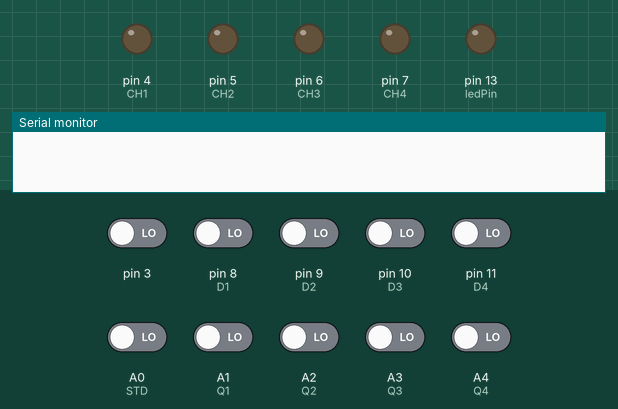
Simulated run of this sketch. Board: Arduino Uno, built with avr-gcc and run on an emulated ATmega328P. Parts: output pins drawn as LEDs (lit = HIGH), the last lines printed to the serial monitor. The inputs (shaded band) are chosen by the test bench; at power-on: A0 (STD), A1 (Q1), A2 (Q2), A3 (Q3), A4 (Q4), pin 3, pin 8 (D1), pin 9 (D2), pin 10 (D3), pin 11 (D4) LOW.

Above: at 1.2 s.
1.3 s: pin 3 driven HIGH
At 1.45 s:
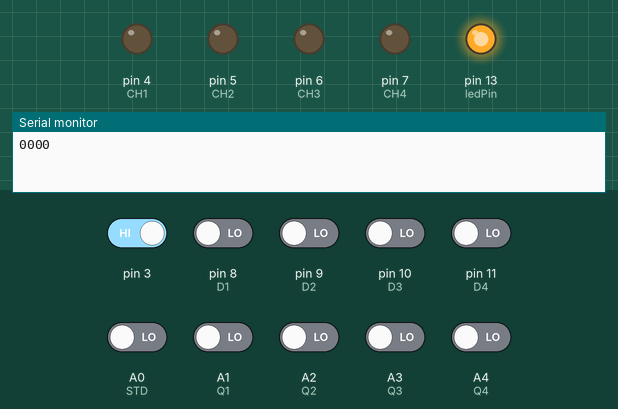
3.1 s: A0 (STD) driven HIGH
Timing chart, 0 to 6.1 s (numbered marks = the images above; inputs shaded):
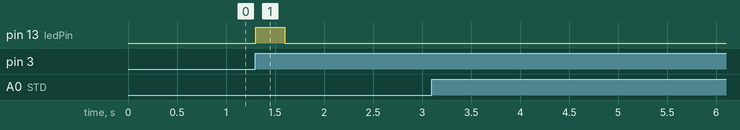

The sketch:

dtmf_remotechRelay-02.ino
```cpp
#include <FlexiTimer2.h>

int OT1;
int OT2;
int OT3;
int OT4;

int STD = A0;
int Q1 = A1;
int Q2 = A2;
int Q3 = A3;
int Q4 = A4;

int CH1 = 4;
int CH2 = 5;
int CH3 = 6;
int CH4 = 7;

unsigned char Q_dat = 0x00;
unsigned char STDat_cnt = 0x00;
unsigned char Decod_finished = 0x00;

/*The following four pins is matching to the four buttons on the remotecontroller 315MHz(SKU:FIT0355))*/
/*以下四个管脚定义，对应遥控器上的四个按键(遥控器为推荐的无线遥控器315MHz(SKU:FIT0355))*/
int D1 = 8;    //Decode pin 1 解码芯片数字输出管脚1
int D2 = 9;    //Decode pin 2 解码芯片数字输出管脚2
int D3 = 10;   //Decode pin 3 解码芯片数字输出管脚3
int D4 = 11;   //Decode pin 4 解码芯片数字输出管脚4
int ledPin = 13;   //接收指示灯

volatile int state = LOW;
//Check once every 5 ms

int delay_time = 800;//500 ms

void dtmf_decode(void)
{

   int STD_State = 0;
   int IO_State = 0;

    STD_State = digitalRead(STD);

    //STD  Rising edge
    if(STD_State) {if(STDat_cnt < 100) STDat_cnt ++;}  else STDat_cnt = 0;

    if(STDat_cnt==3)//Pulse width greater than 15MS
   {
    Q_dat = 0x00;

    IO_State = digitalRead(Q1);
    if(IO_State) Q_dat = 0x01;

    IO_State = digitalRead(Q2);
    if(IO_State) Q_dat |= 0x02;

    IO_State = digitalRead(Q3);
    if(IO_State) Q_dat |= 0x04;

    IO_State = digitalRead(Q4);
    if(IO_State) Q_dat |= 0x08;

    Decod_finished = 0xff;//Complete the decoding

   }

}

void setup()
{
   // initialize the DTMF Decoding module as an output.
    pinMode(STD, INPUT);
    pinMode(Q1, INPUT);
    pinMode(Q2, INPUT);
    pinMode(Q3, INPUT);
    pinMode(Q4, INPUT);

    pinMode(CH1, OUTPUT);
    pinMode(CH2, OUTPUT);
    pinMode(CH3, OUTPUT);
    pinMode(CH4, OUTPUT);

    digitalWrite(CH1, LOW);
    digitalWrite(CH2, LOW);
    digitalWrite(CH3, LOW);
    digitalWrite(CH4, LOW);

    Serial.begin(9600);

      pinMode(D4, INPUT);  //Initialize input pin, for decoder output 分别初始化为输入端口，读取解码芯片输出管脚的电平
      pinMode(D2, INPUT);
      pinMode(D1, INPUT);
      pinMode(D3, INPUT);
      pinMode(ledPin, OUTPUT);
      attachInterrupt(1,blink,RISING); //Brake out 数字口3，中断1，对应解码芯片的接收中断管脚
      digitalWrite(ledPin, LOW);


   //Enable Timer2
   FlexiTimer2::set(5, 1.0/1000, dtmf_decode); // call every 5 1ms "ticks"
   FlexiTimer2::start();
}

void loop()
{

if(state!=LOW)    //If receive command from remote controller 如果接收到遥控器的命令，则进入该语句
     {
       state=LOW;
       delay(1);   //Wait tail the level is stable 适当延时，等待管脚电平稳定
       digitalWrite(ledPin, HIGH);


       Serial.print(digitalRead(D4));  //Read the decoded level and print them out 分别读取解码芯片输出管脚的电平，并打印出来
       Serial.print(digitalRead(D2));
       Serial.print(digitalRead(D1));
       Serial.println(digitalRead(D3) );

       OT1=digitalRead(D4);
       OT2=digitalRead(D2);
       OT3=digitalRead(D1);
       OT4=digitalRead(D3);

       if (OT1==1)
{
  digitalWrite(CH1, HIGH);
 }

if (OT1==0 && OT2==1 && OT3==0 && OT4==0)
{
  digitalWrite(CH2, HIGH);
 }


if (OT1==0 && OT2==0 && OT3==1 && OT4==0)
{
  digitalWrite(CH3, HIGH);
 }

       if (OT1==0 && OT2==0 && OT3==0 && OT4==1)
{
  digitalWrite(CH1, LOW);
  digitalWrite(CH2, LOW);
  digitalWrite(CH3, LOW);
  digitalWrite(CH4, LOW);
 }
  delay(300);
       digitalWrite(ledPin, LOW);
 Serial.println(digitalRead(OT1));
  Serial.println(digitalRead(OT2));
  Serial.println(digitalRead(OT3));
  Serial.println(digitalRead(OT4));
     }
  //Complete the decoding
 if(Decod_finished)
 {
  Decod_finished = 0;

   switch(Q_dat){
    case 1 : Serial.print(" Activate : Channel 1 ON\n" ); digitalWrite(CH1, HIGH); OT1=1;break;
    case 2 : Serial.print(" Activate : Channel 2 ON\n" ); digitalWrite(CH2, HIGH); OT2=1;break;
    case 3 : Serial.print(" Activate : Channel 3 ON\n" ); digitalWrite(CH3, HIGH); OT3=1;break;
    case 4 : Serial.print(" Activate : Channel 4 ON\n" ); digitalWrite(CH4, HIGH); OT4=1;break;
    case 5 : Serial.print(" Activate : Channel 1 OFF\n" ); digitalWrite(CH1, LOW); OT1=0; break;
    case 6 : Serial.print(" Activate : Channel 2 OFF\n" ); digitalWrite(CH2, LOW); OT2=0; break;
    case 7 : Serial.print(" Activate : Channel 3 OFF\n" ); digitalWrite(CH3, LOW); OT3=0; break;
    case 8 : Serial.print(" Activate : Channel 4 OFF\n" ); digitalWrite(CH4, LOW); OT4=0; break;
    default : Serial.print("Invalid channel \n" );  break;
  }


 }

}

void blink()
{
 state =! state;
}
```

Measured:
- after the input at 1.3 s, pin 13 (ledPin): LOW → HIGH at once, → LOW 0.30 s later
